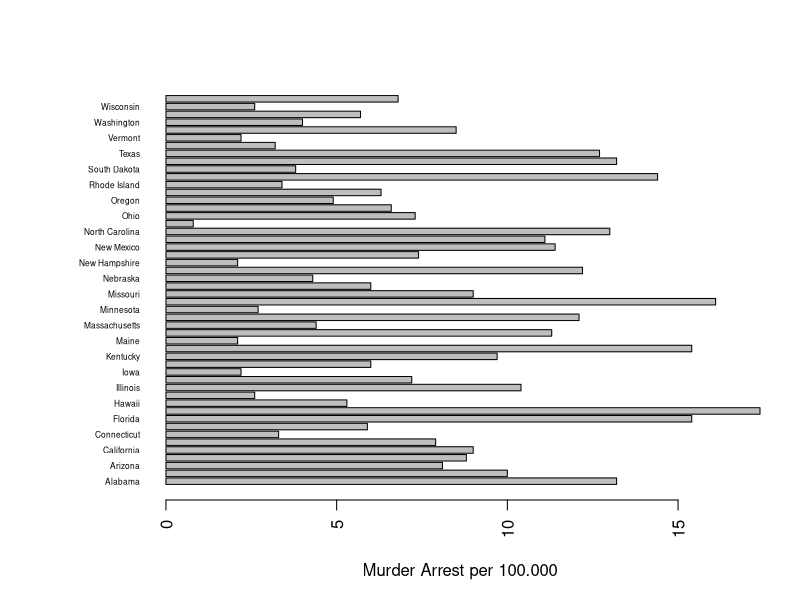
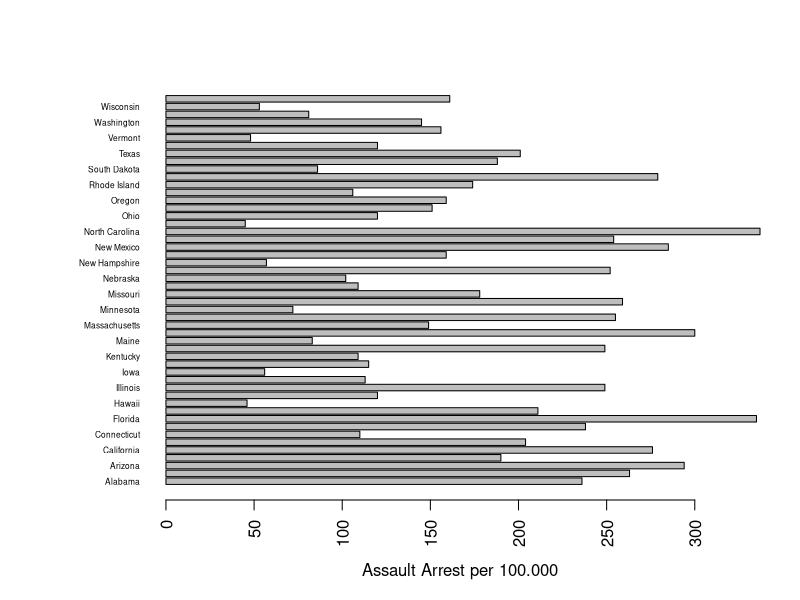
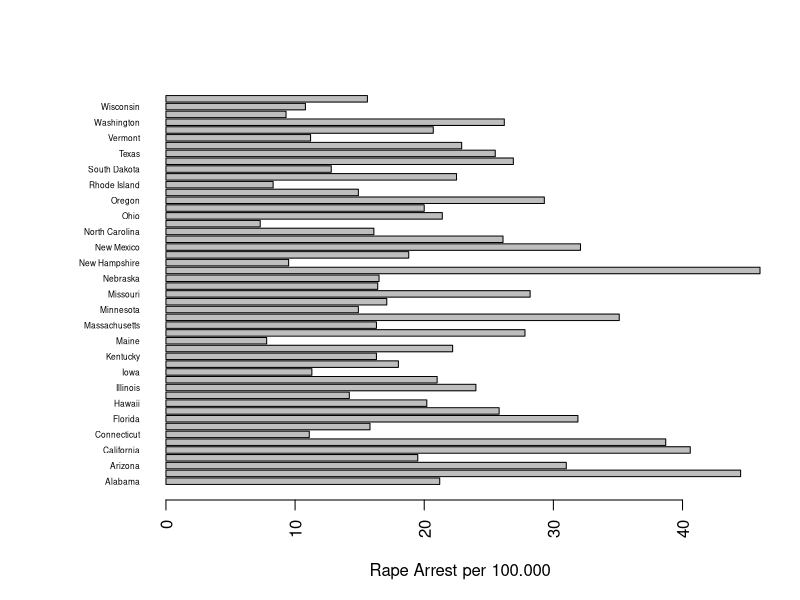
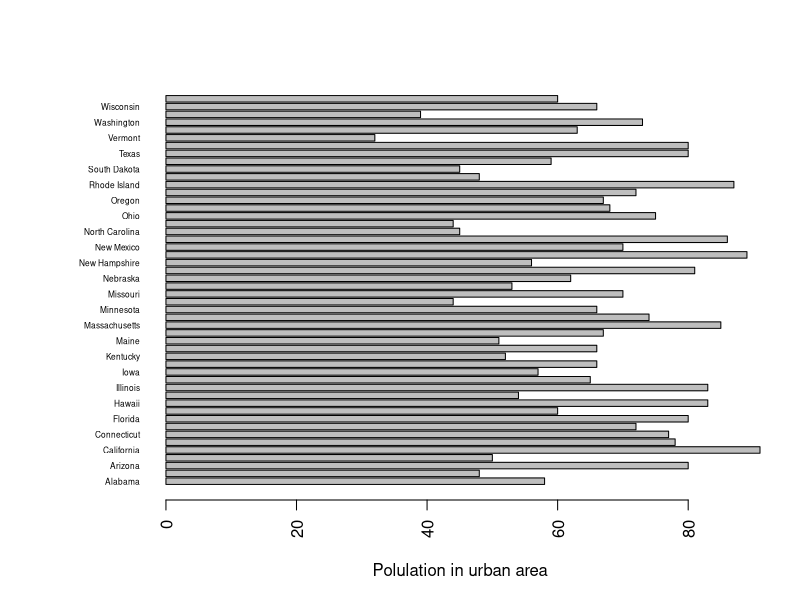
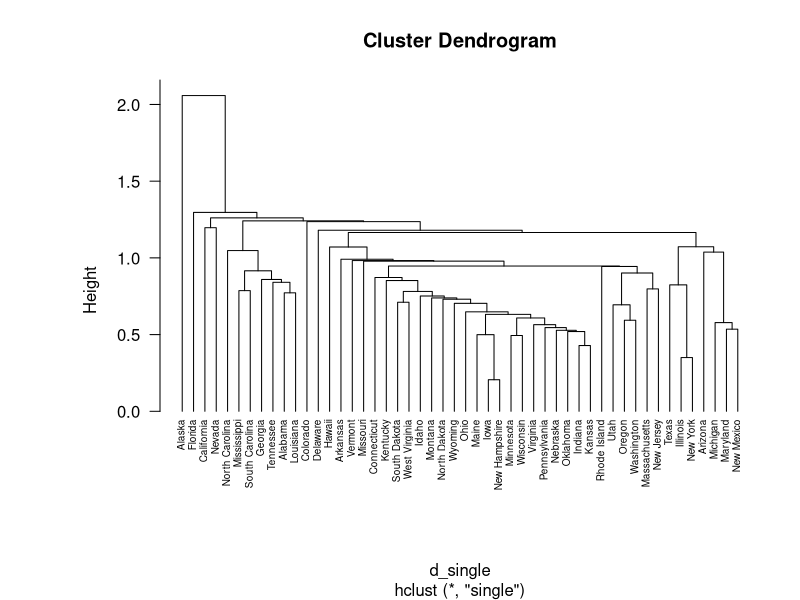
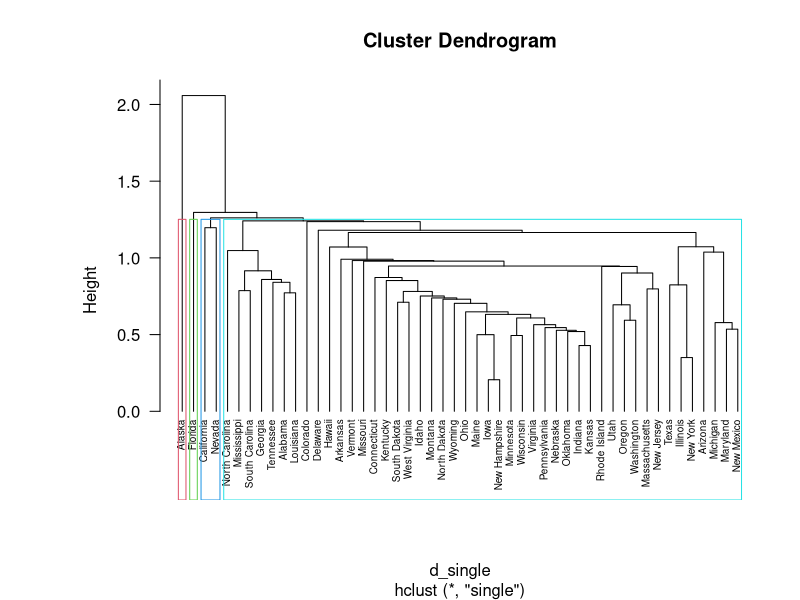

The R source for these figures, in order:
## ---- chunk 1
USArrests
## ---- chunk 2
summary(USArrests)
## ---- chunk 3
df_single <- data.frame(States=rownames(USArrests), USArrests)
par(las=2) # make label text perpendicular to axis
par(mar=c(5,8,4,2)) # increase y-axis margin.
barplot(df_single$Murder, names.arg = df_single$States, horiz = TRUE, cex.names = 0.5, xlab = "Murder Arrest per 100.000")
## ---- chunk 4
barplot(df_single$Assault, names.arg = df_single$States, horiz = TRUE, cex.names = 0.5, xlab = "Assault Arrest per 100.000")
## ---- chunk 5
barplot(df_single$Rape, names.arg = df_single$States, horiz = TRUE, cex.names = 0.5, xlab = "Rape Arrest per 100.000")
## ---- chunk 6
barplot(df_single$UrbanPop, names.arg = df_single$States, horiz = TRUE, cex.names = 0.5, xlab = "Polulation in urban area")
## ---- chunk 7
df_single <- scale(df_single[, 2:5])
d_single <- dist(df_single, method = "euclidean")
clusters_single <- hclust(d_single, method = "single" ) ##Metode Single
plot(clusters_single, cex = 0.6, hang = -1)
## ---- chunk 8
plot(clusters_single, cex = 0.6, hang = -1)
rect.hclust(clusters_single, k = 4, border = 2:5)
